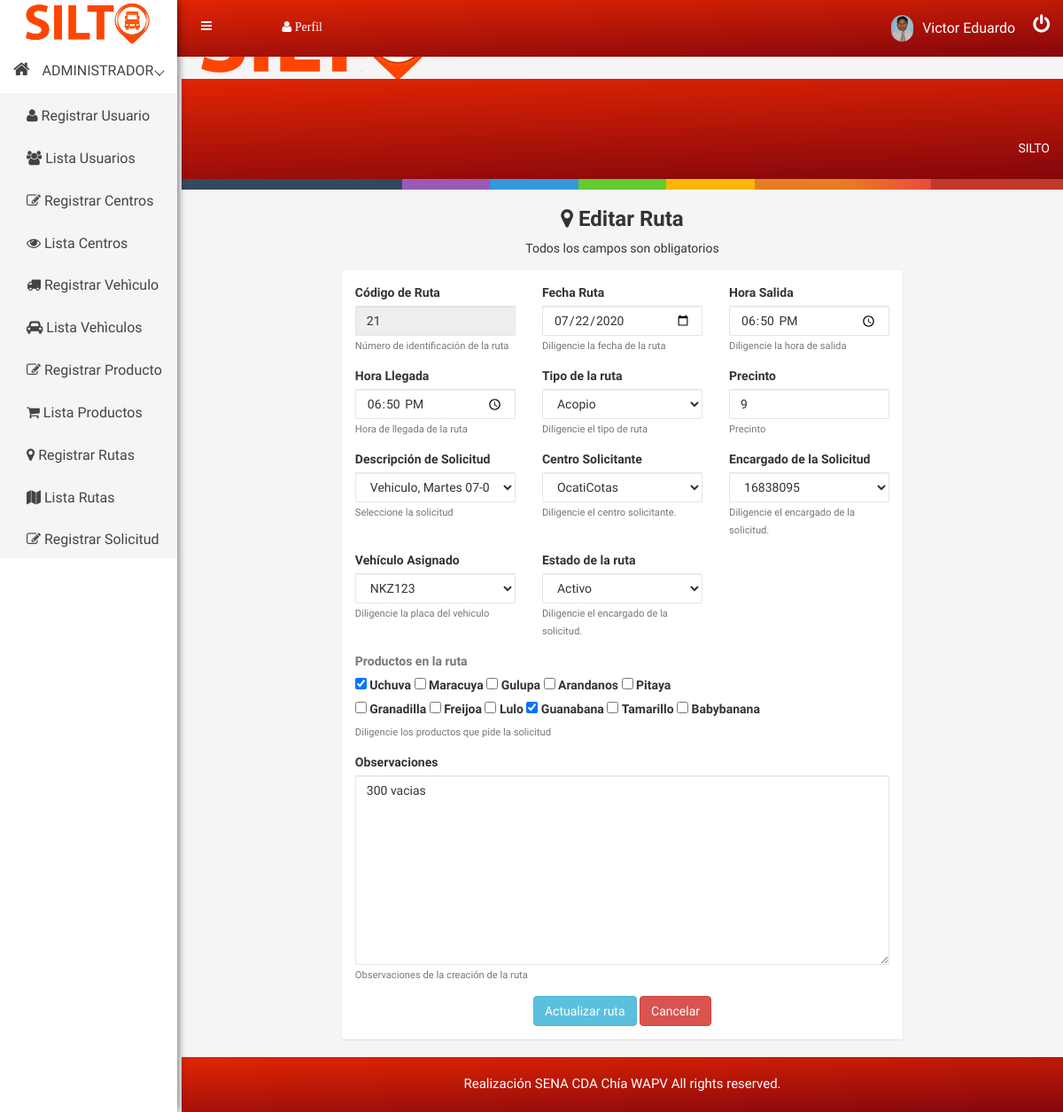
The page /ruta/leer/21 (signed in) on the database its author committed.
### tables this page shows
CREATE TABLE `rutas` (
  `id_ruta` int(11) NOT NULL COMMENT 'Identificación de ruta',
  `fecha_ruta` date NOT NULL COMMENT 'Fecha de ruta',
  `hora_salida` time NOT NULL COMMENT 'hora de salida de vehículo de centro',
  `hora_llegada` time NOT NULL COMMENT 'hora de llegada de vehículo a centro',
  `tipo_ruta` varchar(15) NOT NULL COMMENT 'Tipo de ruta solocitada.',
  `precinto` varchar(20) NOT NULL COMMENT 'Numero de presinto del tipo de ruta solicitada.',
  `identificacion` bigint(12) NOT NULL COMMENT 'Identificación de usuario',
  `placa` varchar(11) NOT NULL COMMENT 'Numero de placa de vehiculo.',
  `id_centro` int(11) NOT NULL COMMENT 'Id de centro dirigido la ruta.',
  `variedad_productos` varchar(250) NOT NULL COMMENT 'productos en ruta',
  `id_solicitud` int(11) NOT NULL COMMENT 'id de solicitud',
  `estado` varchar(10) NOT NULL COMMENT 'activa o cancelada',
  `observaciones` varchar(250) NOT NULL COMMENT 'Observaciones de la ruta'
);

### views/admin/editarruta.php (the view, shortened to what the rows shown need)
<!DOCTYPE html>
<html lang="en">
<head>
<?php require 'views/head.php'; ?>
</head>
<body>
    <?php require 'views/header.php'; ?>
    <div class="container-fluid">
    <div class="row">
        <div class="col-lg-2 col-md-2 col-sm-2 col-xs-12"></div>
        <div class="col-md-8 col-md-8 col-sm-8 col-xs-12">
            <div class="text-center custom-login mt-20px">
                <h3><i class="fa fa-map-marker" aria-hidden="true"></i> Editar Ruta</h3>
                <p>Todos los campos son obligatorios</p>
            </div>
            <div class="hpanel">
                <div class="panel-body">
                    <form action="<?php echo constant('URL'); ?>ruta/editar" method="POST">
                        <div class="row">
                        <div class="form-group col-md-4">
                                <label for="id_ruta">Código de Ruta</label>
                                <input type="number" class="form-control" value="<?php echo $this->ruta->id_ruta; ?>" name="id_ruta" id="id_ruta" readonly>
                                <small id="id_rutaHelp" class="form-text text-muted">Número de identificación de la ruta</small>
                            </div>
                            <div class="form-group col-md-4">
                                <label for="fecha_ruta">Fecha Ruta</label>
                                <input type="date" class="form-control" value="<?php echo $this->ruta->fecha_ruta; ?>" name="fecha_ruta" id="fecha_ruta" required>
                                <small id="fecha_rutaHelp" class="form-text text-muted">Diligencie la fecha de la ruta</small>
                            </div>
                            <div class="form-group col-md-4">
                                <label for="hora_salida">Hora Salida</label>
                                <input type="time" class="form-control" value="<?php echo $this->ruta->hora_salida; ?>"  name="hora_salida" id="hora_salida" required>
                                <small id="hora_salidaHelp" class="form-text text-muted">Diligencie la hora de salida</small>
                            </div>
                            <div class="form-group col-md-4">
                                <label for="hora_llegada">Hora Llegada</label>
                                <input type="time" class="form-control" value="<?php echo $this->ruta->hora_llegada; ?>"   name="hora_llegada" id="hora_llegada" required>
                                <small id="hora_llegadaHelp" class="form-text text-muted">Hora de llegada de la ruta</small>
                            </div>
                            <div class="form-group col-md-4">
                                <label for="tipo_ruta">Tipo de la ruta</label>
                                <select class="form-control" value="<?php echo $this->ruta->tipo_ruta; ?>" id="tipo_ruta" name="tipo_ruta"  required >
                                    <option value="Acopio">Acopio</option>
                                </select>
                                <small id="tipo_rutaHelp" class="form-text text-muted">Diligencie el tipo de ruta</small>
                            </div>
                            <div class="form-group col-md-4">
                                <label for="precinto">Precinto</label>
                                <input type="text" class="form-control" value="<?php echo $this->ruta->precinto;?>" name="precinto" id="precinto">
                                <small id="precintoHelp" class="form-text text-muted">Precinto </small>
                            </div>
                            <div class="form-group col-md-4">
                                <label for="id_solicitud">Descripción de Solicitud</label>
                                <select class="form-control" id="id_solicitud" name="id_solicitud" required>
                                        <?php
                                            if(count($this->ddl_solicitudes)>0){
                                                foreach ($this->ddl_solicitudes as $solicitud) {
                                                $ddl_solicitud = $solicitud;
                                                if($this->ruta->id_solicitud==$solicitud->id_solicitud){
                                                    $seleccionado = "selected";
                                                }else{
                                                    $seleccionado = '';
                                                }
                                        ?>
                                                <option <?php echo $seleccionado;?> value="<?php echo $ddl_solicitud->id_solicitud;?>"><?php echo $ddl_solicitud->descripcion;?>
                                            </option>
                                                <?php
                                                }
                                            }
                                                ?>
                                </select>
                                <small id="id_solicitudHelp" class="form-text text-muted">Seleccione la solicitud </small>
                            </div>
                            <div class="form-group col-md-4">
                                <label for="id_centro">Centro Solicitante</label>
                                <select class="form-control" id="id_centro" name="id_centro"  required>
                                        <?php
                                            if(count($this->ddl_centros)>0){
                                                foreach ($this->ddl_centros as $centro) {
                                                $ddl_centro = $centro;
                                                $seleccionado = '';
                                                if($this->ruta->id_centro==$centro->id_centro){
                                                    $seleccionado = "selected";
                                                }else{
                                                    $seleccionado = '';
                                                }
                                        ?>
                                                <option  <?php echo $seleccionado; ?> value="<?php echo $ddl_centro->id_centro;?>"><?php echo $ddl_centro->nombre;?>
                                            </option>
                                                <?php
                                                }
                                            }
                                                ?>
                                </select>
                                <small id="id_centroHelp" class="form-text text-muted">Diligencie el centro solicitante.</small>
                            </div>
                            <div class="form-group col-md-4">
                                <label for="identificacion">Encargado de la Solicitud</label>
                                <select class="form-control" id="identificacion" name="identificacion"  required>
                                    <option selected value="<?php echo $this->ruta->identificacion;?>"><?php echo $this->ruta->identificacion;?></option>
                                </select>
                                <small id="identificacionHelp" class="form-text text-muted">Diligencie el encargado de la solicitud.</small>
                            </div>
                            <div class="form-group col-md-4">
                                <label for="placa">Vehículo Asignado</label>
                                <select class="form-control" id="placa" name="placa"  required>
                                        <?php
                                            if(count($this->ddl_vehiculos)>0){
                                                foreach ($this->ddl_vehiculos as $vehiculo) {
                                                $ddl_vehiculo = $vehiculo;
                                                $seleccionado = '';
                                                if($this->ruta->placa==$vehiculo->placa){
                                                    $seleccionado = "selected";
                                                }else{
                                                    $seleccionado = '';
                                                }
                                        ?>
                                                <option <?php echo $seleccionado; ?> value="<?php echo $ddl_vehiculo->placa;?>"><?php echo $ddl_vehiculo->placa;?></option>
                                                <?php
                                                }
                                            }
                                                ?>
                                </select>
                                <small id="placaHelp" class="form-text text-muted">Diligencie la placa del vehiculo</small>
                            </div>
                            <div class="form-group col-md-4">
                                <label for="estado">Estado de la ruta</label>
                                <select class="form-control" value="<?php echo $this->ruta->estado;?>" id="estado" name="estado"  required >
                                    <option value="Activo">Activo</option>
                                </select>
                                <small id="estadoHelp" class="form-text text-muted">Diligencie el encargado de la solicitud.</small>
                            </div>
                                <?php
                                    $arr_productos=explode('-',$this->ruta->variedad_productos);
                                    foreach($arr_productos as $item){
                                        $producto[$item]='checked="checked"';
                                    }
                                 ?>
                        <div class="custom-control form-check form-group col-md-12">
                        <label class="form-text text-muted">Productos en la ruta</label><br>
                        <input type="checkbox" id="producto_0" name="productos[0]" <?php echo (isset($producto["uchuva"])?$producto["uchuva"]:""); ?>   value="uchuva" checked class="form-check-input">
                                <label class="form-check-label" for="productos_0">Uchuva</label>
                                <input type="checkbox" id="producto_1" name="productos[1]" <?php echo (isset($producto["maracuya"])?$producto["maracuya"]:""); ?> value="maracuya"  class="form-check-input">
                                <label class="form-check-label" for="producto_1">Maracuya</label>
                                <input type="checkbox" id="producto_2" name="productos[2]" <?php echo (isset($producto["gulupa"])?$producto["gulupa"]:""); ?>  value="gulupa"  class="form-check-input">
                                <label class="form-check-label" for="productos_2">Gulupa</label>
                                <input type="checkbox" id="producto_3" name="productos[3]" <?php echo (isset($producto["arandanos"])?$producto["arandanos"]:""); ?>  value="arandanos"  class="form-check-input">
                                <label class="form-check-label" for="productos_3">Arandanos</label>
                                <input type="checkbox" id="producto_4" name="productos[4]" <?php echo (isset($producto["pitaya"])?$producto["pitaya"]:""); ?>  value="pitaya" class="form-check-input">
                                <label class="form-check-label" for="productos_4">Pitaya</label><br>
                                <input type="checkbox" id="producto_5" name="productos[5]" <?php echo (isset($producto["granadilla"])?$producto["granadilla"]:""); ?>  value="granadilla" class="form-check-input">
                                <label class="form-check-label" for="productos_5">Granadilla</label>
                                <input type="checkbox" id="producto_6" name="productos[6]" <?php echo (isset($producto["freijoa"])?$producto["freijoa"]:""); ?>  value="freijoa" class="form-check-input">
                                <label class="form-check-label" for="productos_6">Freijoa</label>
                                <input type="checkbox" id="producto_7" name="productos[7]" <?php echo (isset($producto["lulo"])?$producto["lulo"]:""); ?>  value="lulo" class="form-check-input">
                                <label class="form-check-label" for="productos_7">Lulo</label>
                                <input type="checkbox" id="producto_8" name="productos[8]" <?php echo (isset($producto["guanabana"])?$producto["guanabana"]:""); ?>  value="guanabana" class="form-check-input">
                                <label class="form-check-label" for="productos_8">Guanabana</label>
                                <input type="checkbox" id="producto_9" name="productos[9]" <?php echo (isset($producto["tamarillo"])?$producto["tamarillo"]:""); ?>  value="tamarillo" class="form-check-input">
                                <label class="form-check-label" for="productos_9">Tamarillo</label>
                                <input type="checkbox" id="producto_10" name="productos[10]" <?php echo (isset($producto["babybanana"])?$producto["babybanana"]:""); ?> value="babybanana" class="form-check-input">
                                <label class="form-check-label" for="productos_10">Babybanana</label><br>
                                <small id="productosHelp" class="form-text text-muted">Diligencie los productos que pide la solicitud</small>
                            </div>
                            <div class="form-group col-md-12">
                                <label for="observaciones">Observaciones</label>
                                <textarea  class="form-control" name="observaciones" id="observaciones" cols="30" rows="10"  required value="<?php echo $this->ruta->observaciones; ?>" ><?php echo $this->ruta->observaciones; ?></textarea>
                                <small id="observacionesHelp" class="form-text text-muted">Observaciones de la creación de la ruta</small>
                            </div>
                        </div>
                        <div class="text-center ">
                            <button class="btn btn-info">Actualizar ruta</button>
                            <button class="btn btn-danger">Cancelar</button>
                        </div>
                    </form>
                </div>
            </div>
        </div>
        <div class="col-lg-2 col-md-2 col-sm-2 col-xs-12"></div>
    </div>
</div><br>
    <?php require 'views/footer.php'; ?>
</body>
</html>

### rows shown on the page
rutas: id_ruta "21", fecha_ruta "07/22/2020", hora_salida "18:50:00", hora_llegada "18:50:00", tipo_ruta "Acopio", precinto "9", identificacion "16838095", estado "Activo", observaciones "300 vacias"

### other values the page prints
$_SESSION['cargo'] "ADMINISTRADOR"
$_SESSION['nombre'] "Victor Eduardo"
form field id_solicitud "Vehiculo, Martes 07-07. 3000 kl"
form field id_centro "OcatiCotas"
form field placa "NKZ123"
